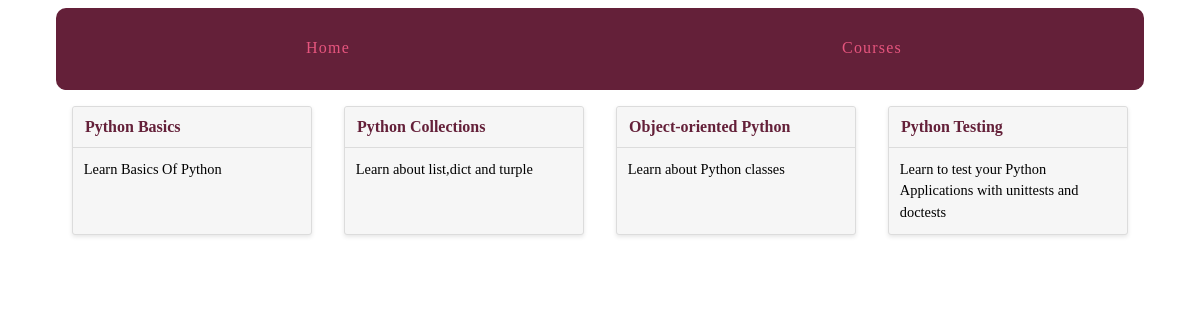
Page /courses/ on the committed database.
### courses/models.py (models this page shows, shortened)
class Course(models.Model):
    created_at=models.DateTimeField(auto_now_add=True)
    title=models.CharField(max_length=255)
    description=models.TextField()

### courses/views.py (the view)
def course_list(request):
    courses = Course.objects.all()
    return render(request, 'courses/course_list.html', {'courses': courses})

### courses/templates/courses/course_list.html (shortened to what this page needs)
{% extends "layout.html" %}
{% block content %}
<div class="cards">
    {% for course in courses %}
    <div class="card">
        <header><a href="{% url 'courses:detail' pk=course.pk %}">{{ course.title }}</a></header>
        <div class="card-copy">
            {{ course.description }}
        </div>
    </div>
    {% endfor %}
</div>
{% endblock %}

### templates/layout.html (shortened to what this page needs)
{% load static from staticfiles %}
<!doctype html>
<html>
    <head>
        <link rel="stylesheet" href="{% static 'css/layout.css' %}">
    </head>
    <body>
        <div class="site-container">
            <nav>
                <a href="{% url 'home' %}">Home</a>
                <a href="{% url 'courses:list' %}">Courses</a>
            </nav>
            {% block content %}{% endblock %}
        </div>
    </body>
</html>

### assets/css/layout.css (style rules this page uses)
html { box-sizing: border-box; }
*, *::after, *::before { box-sizing: inherit; }
.site-container { max-width: 68em; margin-left: auto; margin-right: auto; }
.site-container::after { clear: both; content: ""; display: table; }
.site-container nav { width: 100%; display: table; width: 100%; table-layout: fixed; border-bottom-left-radius: 10px; border-bottom-right-radius: 10px; border-top-left-radius: 10px; border-top-right-radius: 10px; border-bottom-left-radius: 10px; border-top-left-radius: 10px; border-bottom-right-radius: 10px; border-top-right-radius: 10px; background-color: #642039; margin-bottom: 1em; overflow: hidden; }
.site-container nav a { display: table-cell; width: 8.33333%; padding: 10px; border-bottom: 2px solid #642039; color: #e6557e; letter-spacing: 0.075em; line-height: 60px; text-align: center; text-decoration: none; }
.cards { display: -webkit-box; display: -moz-box; display: box; display: -webkit-flex; display: -moz-flex; display: -ms-flexbox; display: flex; -webkit-box-lines: multiple; -moz-box-lines: multiple; box-lines: multiple; -webkit-flex-wrap: wrap; -moz-flex-wrap: wrap; -ms-flex-wrap: wrap; flex-wrap: wrap; -webkit-box-pack: justify; -moz-box-pack: justify; box-pack: justify; -webkit-justify-content: space-between; -moz-justify-content: space-between; -ms-justify-content: space-between; -o-justify-content: space-between; justify-content: space-between; -ms-flex-pack: justify; }
.card { -webkit-flex-basis: 15em; -moz-flex-basis: 15em; flex-basis: 15em; -ms-flex-preferred-size: 15em; -webkit-flex-grow: 1; -moz-flex-grow: 1; flex-grow: 1; -ms-flex-positive: 1; -webkit-transition: all 0.2s ease-in-out; -moz-transition: all 0.2s ease-in-out; transition: all 0.2s ease-in-out; background-color: #f6f6f6; border-radius: 3px; border: 1px solid gainsboro; box-shadow: 0 2px 4px #e6e6e6; margin: 0 1em 1.5em 1em; position: relative; }
.card header { -webkit-transition: all 0.2s ease-in-out; -moz-transition: all 0.2s ease-in-out; transition: all 0.2s ease-in-out; background-color: #f6f6f6; border-bottom: 1px solid gainsboro; border-radius: 3px 3px 0 0; font-weight: bold; line-height: 1.5em; padding: 0.5em 0.75em; }
.card header a { color: #642039; text-decoration: none; }
.card .card-copy { font-size: 0.9em; line-height: 1.5em; padding: 0.75em 0.75em; }

### rows in the picture
Course: title "Python Basics", description "Learn Basics Of Python"
Course: title "Python Collections", description "Learn about list,dict and turple"
Course: title "Object-oriented Python", description "Learn about Python classes"
Course: title "Python Testing", description "Learn to test your Python Applications with unittests and doctests"
